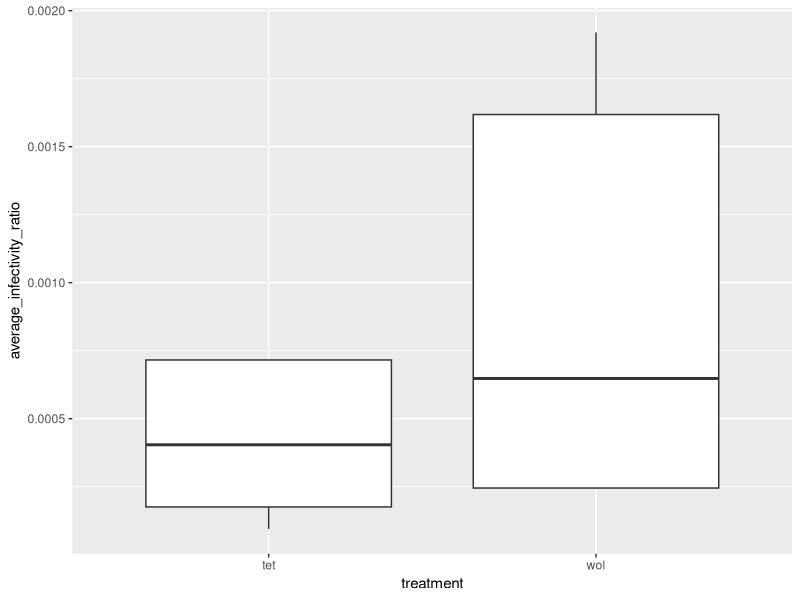
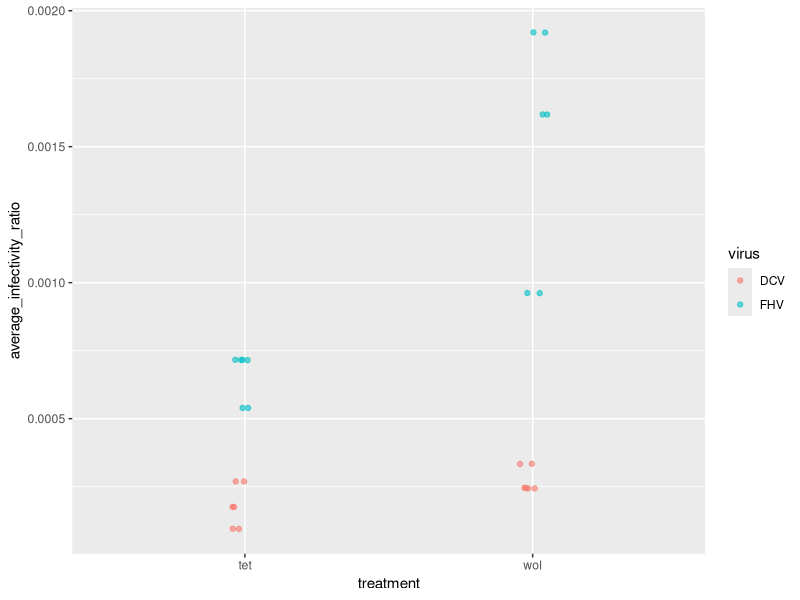

Write the R code that produced these figures, in order.
### Graphing the Data ###
# Loading the library 
install.packages("ggplot2")
library(ggplot2)

# Importing the Data # 

df <-read.csv("analysed/230131_Analysed_FHV_DCV.csv")

# Graphing data boxplot

ggplot(df) +
  geom_boxplot(aes(treatment, average_infectivity_ratio))

# Graphing scatter plot
ggplot(df) +
  geom_jitter(aes(treatment, 
                  average_infectivity_ratio, 
                  col = virus),
                  width = 0.05,
              alpha = 0.6)


